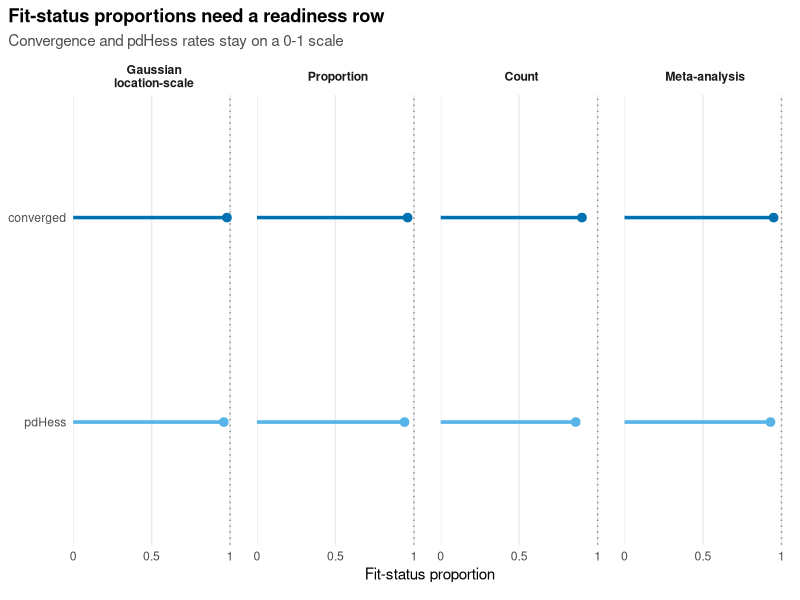
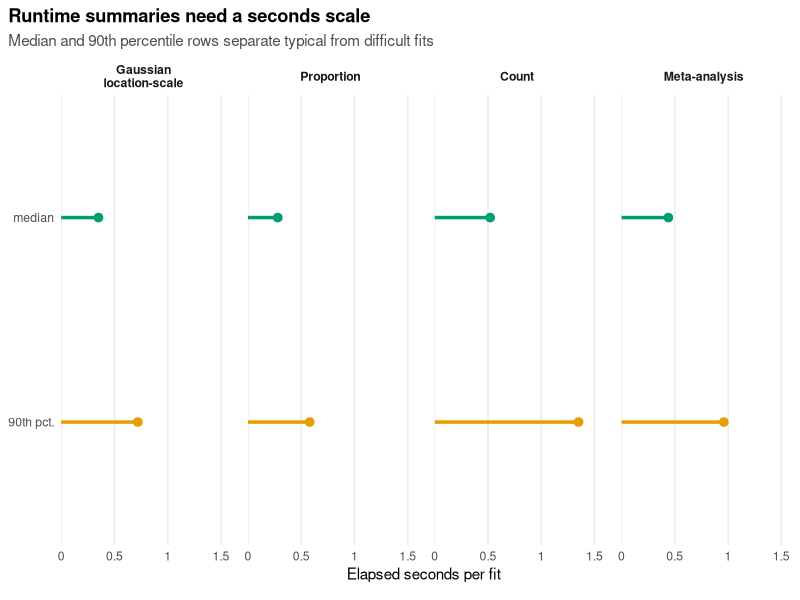
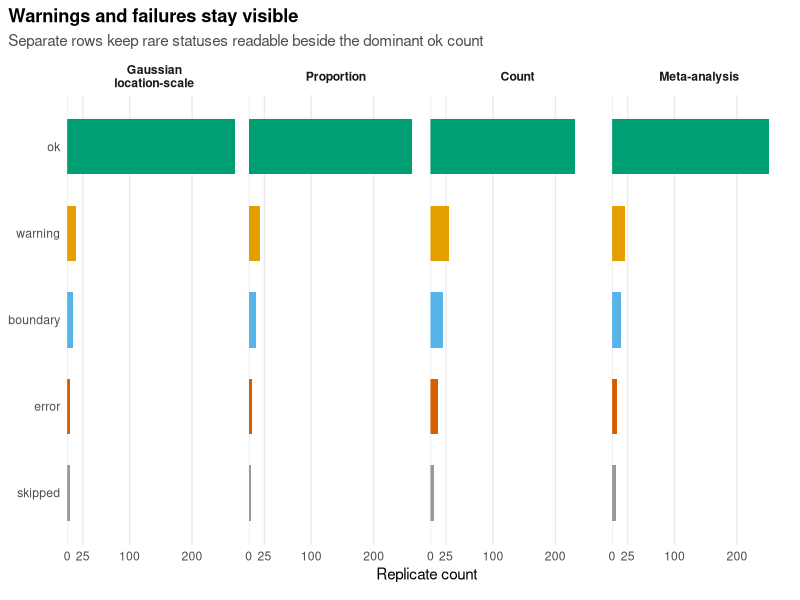

Generate these figures, in order, with R:
## ---- chunk 1
has_ggplot2 <- requireNamespace("ggplot2", quietly = TRUE)
knitr::opts_chunk$set(
  collapse = TRUE,
  comment = "#>",
  fig.width = 7,
  fig.height = 4.2,
  dpi = 144,
  eval = has_ggplot2
)
## ---- chunk 2
library(ggplot2)

theme_sim_grammar <- function() {
  theme_minimal(base_size = 11) +
    theme(
      panel.grid.minor = element_blank(),
      panel.grid.major.y = element_blank(),
      plot.title.position = "plot",
      plot.title = element_text(face = "bold"),
      plot.subtitle = element_text(colour = "grey30", lineheight = 1.05),
      strip.text = element_text(face = "bold"),
      legend.position = "bottom",
      plot.margin = margin(6, 10, 12, 6)
    )
}

surface_palette <- c(
  "Gaussian location-scale" = "#0072B2",
  "Proportion" = "#009E73",
  "Count" = "#D55E00",
  "Meta-analysis" = "#CC79A7"
)

surface_levels <- names(surface_palette)
surface_facet_labels <- c(
  "Gaussian location-scale" = "Gaussian\nlocation-scale",
  "Proportion" = "Proportion",
  "Count" = "Count",
  "Meta-analysis" = "Meta-analysis"
)
estimand_display_labels <- c(
  "beta_x" = "beta_x",
  "sigma" = "sigma",
  "sd_group" = "sd(group)",
  "rho12" = "rho12"
)
## ---- chunk 3
accuracy_targets <- data.frame(
  surface = rep(surface_levels, each = 4),
  estimand = rep(c("beta_x", "sigma", "sd_group", "rho12"), 4),
  target_bias = c(
    0.01, -0.02, 0.03, 0.00,
    0.00, 0.01, 0.02, NA,
    0.02, NA, 0.06, NA,
    -0.01, 0.02, NA, 0.03
  ),
  target_rmse = c(
    0.09, 0.12, 0.18, 0.16,
    0.07, 0.09, 0.15, NA,
    0.12, NA, 0.22, NA,
    0.08, 0.11, NA, 0.14
  ),
  n_replicate = c(
    300, 300, 260, 280,
    300, 300, 250, NA,
    280, NA, 220, NA,
    300, 300, NA, 260
  )
)
accuracy_targets$error_sd <- sqrt(
  pmax(accuracy_targets$target_rmse^2 - accuracy_targets$target_bias^2, 0)
)
accuracy_replicates <- do.call(
  rbind,
  lapply(seq_len(nrow(accuracy_targets)), function(i) {
    row <- accuracy_targets[i, ]
    if (
      is.na(row$target_bias) ||
        is.na(row$target_rmse) ||
        is.na(row$n_replicate)
    ) {
      return(NULL)
    }
    data.frame(
      surface = row$surface,
      estimand = row$estimand,
      replicate = seq_len(row$n_replicate),
      error = row$target_bias +
        qnorm(ppoints(row$n_replicate)) * row$error_sd
    )
  })
)
summarise_accuracy_rows <- function(rows) {
  data.frame(
    surface = rows$surface[1],
    estimand = rows$estimand[1],
    bias = mean(rows$error),
    rmse = sqrt(mean(rows$error^2)),
    error_sd = stats::sd(rows$error),
    n_replicate = nrow(rows)
  )
}
accuracy_summary <- do.call(
  rbind,
  lapply(
    split(
      accuracy_replicates,
      interaction(accuracy_replicates$surface, accuracy_replicates$estimand, drop = TRUE)
    ),
    summarise_accuracy_rows
  )
)
accuracy_summary <- merge(
  accuracy_targets[c("surface", "estimand", "n_replicate")],
  accuracy_summary,
  by = c("surface", "estimand"),
  all.x = TRUE,
  sort = FALSE
)
accuracy_summary$n_replicate <- ifelse(
  is.na(accuracy_summary$n_replicate.y),
  accuracy_summary$n_replicate.x,
  accuracy_summary$n_replicate.y
)
accuracy_summary$n_replicate.x <- NULL
accuracy_summary$n_replicate.y <- NULL
accuracy_summary$surface <- factor(
  accuracy_summary$surface,
  levels = surface_levels
)
accuracy_summary$bias_mcse <- with(
  accuracy_summary,
  error_sd / sqrt(n_replicate)
)
accuracy_summary$rmse_mcse <- with(
  accuracy_summary,
  rmse / sqrt(2 * n_replicate)
)
accuracy_summary$bias_low <- accuracy_summary$bias -
  1.96 * accuracy_summary$bias_mcse
accuracy_summary$bias_high <- accuracy_summary$bias +
  1.96 * accuracy_summary$bias_mcse
accuracy_summary$rmse_low <- pmax(
  0,
  accuracy_summary$rmse - 1.96 * accuracy_summary$rmse_mcse
)
accuracy_summary$rmse_high <- accuracy_summary$rmse +
  1.96 * accuracy_summary$rmse_mcse
accuracy_summary$estimand <- factor(
  accuracy_summary$estimand,
  levels = rev(c("beta_x", "sigma", "sd_group", "rho12"))
)
accuracy_missing <- accuracy_summary[
  is.na(accuracy_summary$bias) | is.na(accuracy_summary$rmse),
  ,
  drop = FALSE
]
accuracy_missing$missing_label <- "not\ntargeted"
accuracy_missing$bias_missing_x <- 0.42
accuracy_missing$rmse_missing_x <- 0.22

display_replicates <- 49
accuracy_replicate_display <- do.call(
  rbind,
  lapply(split(accuracy_replicates, accuracy_replicates[c("surface", "estimand")]), function(rows) {
    if (nrow(rows) == 0L) {
      return(NULL)
    }
    keep <- round(seq(1, nrow(rows), length.out = display_replicates))
    rows[keep, , drop = FALSE]
  })
)
accuracy_replicate_display$surface <- factor(
  accuracy_replicate_display$surface,
  levels = surface_levels
)
accuracy_replicate_display$estimand <- factor(
  accuracy_replicate_display$estimand,
  levels = levels(accuracy_summary$estimand)
)
## ---- chunk 4
run_summary <- data.frame(
  surface = surface_levels,
  convergence_rate = c(0.98, 0.96, 0.90, 0.95),
  pdhess_rate = c(0.96, 0.94, 0.86, 0.93),
  elapsed_median = c(0.35, 0.28, 0.52, 0.44),
  elapsed_p90 = c(0.72, 0.58, 1.35, 0.96)
)
run_summary$surface <- factor(run_summary$surface, levels = surface_levels)
run_long <- rbind(
  data.frame(
    surface = run_summary$surface,
    measure = "Converged",
    value = run_summary$convergence_rate
  ),
  data.frame(
    surface = run_summary$surface,
    measure = "pdHess",
    value = run_summary$pdhess_rate
  ),
  data.frame(
    surface = run_summary$surface,
    measure = "Median runtime",
    value = run_summary$elapsed_median
  ),
  data.frame(
    surface = run_summary$surface,
    measure = "90th percentile runtime",
    value = run_summary$elapsed_p90
  )
)
run_long$panel <- ifelse(
  grepl("runtime", run_long$measure),
  "Runtime (seconds)",
  "Fit status proportion"
)
run_long$measure <- factor(
  run_long$measure,
  levels = c(
    "Converged",
    "pdHess",
    "Median runtime",
    "90th percentile runtime"
  )
)
run_long$measure_label <- factor(
  run_long$measure,
  levels = rev(levels(run_long$measure))
)
fit_status_long <- run_long[run_long$panel == "Fit status proportion", ]
fit_status_long$measure_label <- factor(
  fit_status_long$measure,
  levels = rev(c("Converged", "pdHess"))
)
runtime_long <- run_long[run_long$panel == "Runtime (seconds)", ]
runtime_long$measure_label <- factor(
  runtime_long$measure,
  levels = rev(c("Median runtime", "90th percentile runtime"))
)
## ---- chunk 5
ggplot(fit_status_long, aes(value, measure_label, colour = measure)) +
  geom_vline(xintercept = 1, linetype = "dotted", colour = "grey55") +
  geom_segment(
    aes(x = 0, xend = value, yend = measure_label),
    linewidth = 1.2,
    lineend = "round"
  ) +
  geom_point(size = 2.6) +
  facet_wrap(
    ~surface,
    nrow = 1,
    labeller = labeller(surface = as_labeller(surface_facet_labels))
  ) +
  scale_colour_manual(values = c(
    "Converged" = "#0072B2",
    "pdHess" = "#56B4E9"
  )) +
  scale_y_discrete(labels = c(
    "Converged" = "converged",
    "pdHess" = "pdHess"
  )) +
  scale_x_continuous(
    breaks = c(0, 0.5, 1),
    labels = c("0", "0.5", "1"),
    limits = c(0, 1),
    expand = expansion(mult = c(0, 0.03))
  ) +
  labs(
    title = "Fit-status proportions need a readiness row",
    subtitle = "Convergence and pdHess rates stay on a 0-1 scale",
    x = "Fit-status proportion",
    y = NULL,
    colour = "Measure"
  ) +
  guides(colour = "none") +
  theme_sim_grammar() +
  theme(panel.spacing.x = grid::unit(16, "pt"))
## ---- chunk 6
ggplot(runtime_long, aes(value, measure_label, colour = measure)) +
  geom_segment(
    aes(x = 0, xend = value, yend = measure_label),
    linewidth = 1.2,
    lineend = "round"
  ) +
  geom_point(size = 2.6) +
  facet_wrap(
    ~surface,
    nrow = 1,
    labeller = labeller(surface = as_labeller(surface_facet_labels))
  ) +
  scale_colour_manual(values = c(
    "Median runtime" = "#009E73",
    "90th percentile runtime" = "#E69F00"
  )) +
  scale_y_discrete(labels = c(
    "Median runtime" = "median",
    "90th percentile runtime" = "90th pct."
  )) +
  scale_x_continuous(
    breaks = c(0, 0.5, 1, 1.5),
    labels = c("0", "0.5", "1", "1.5"),
    limits = c(0, 1.5),
    expand = expansion(mult = c(0, 0.03))
  ) +
  labs(
    title = "Runtime summaries need a seconds scale",
    subtitle = "Median and 90th percentile rows separate typical from difficult fits",
    x = "Elapsed seconds per fit",
    y = NULL,
    colour = "Measure"
  ) +
  guides(colour = "none") +
  theme_sim_grammar() +
  theme(panel.spacing.x = grid::unit(16, "pt"))
## ---- chunk 7
failure_ledger <- data.frame(
  surface = rep(surface_levels, each = 5),
  status = rep(c("ok", "warning", "boundary", "error", "skipped"), 4),
  count = c(
    268, 14, 10, 4, 4,
    262, 18, 12, 5, 3,
    232, 30, 20, 12, 6,
    252, 20, 14, 8, 6
  )
)
failure_ledger$surface <- factor(failure_ledger$surface, levels = surface_levels)
failure_ledger$status <- factor(
  failure_ledger$status,
  levels = c("ok", "warning", "boundary", "error", "skipped")
)
failure_ledger$status_label <- factor(
  failure_ledger$status,
  levels = rev(levels(failure_ledger$status))
)

ggplot(failure_ledger, aes(count, status_label, fill = status)) +
  geom_col(width = 0.64) +
  facet_wrap(
    ~surface,
    nrow = 1,
    labeller = labeller(surface = as_labeller(surface_facet_labels))
  ) +
  scale_fill_manual(values = c(
    "ok" = "#009E73",
    "warning" = "#E69F00",
    "boundary" = "#56B4E9",
    "error" = "#D55E00",
    "skipped" = "#999999"
  )) +
  scale_y_discrete(labels = c(
    "ok" = "ok",
    "warning" = "warning",
    "boundary" = "boundary",
    "error" = "error",
    "skipped" = "skipped"
  )) +
  scale_x_continuous(
    breaks = c(0, 25, 100, 200, 300),
    expand = expansion(mult = c(0, 0.04))
  ) +
  labs(
    title = "Warnings and failures stay visible",
    subtitle = "Separate rows keep rare statuses readable beside the dominant ok count",
    x = "Replicate count",
    y = NULL,
    fill = "Status"
  ) +
  guides(fill = "none") +
  theme_sim_grammar()
